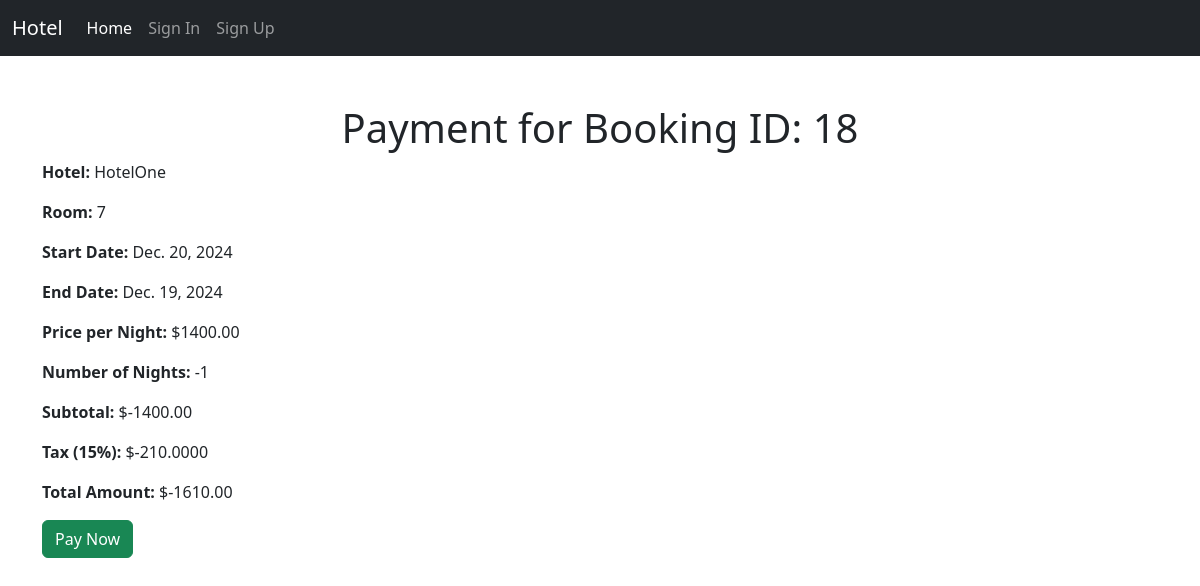
Screenshot of /pay-booking/18/ with the database file from the repository.
### home/models.py (models this page shows, shortened)
class Booking(models.Model):
    class StatusChoices(models.TextChoices):
        PENDING = 'Pending'
        CONFIRMED = 'Confirmed'
        COMPLETED = 'Completed'
        CANCELED = 'Canceled'
    """Booking Model"""
    customer = models.ForeignKey(Customer, on_delete=models.CASCADE, related_name='bookings')
    hotel = models.ForeignKey(Hotel, on_delete=models.CASCADE, related_name='bookings')
    room = models.ForeignKey(Room,on_delete=models.CASCADE , related_name='bookings')
    tax  = models.ForeignKey(Taxes,on_delete=models.CASCADE,related_name='bookings')
    status = models.CharField(max_length=100 , choices=StatusChoices.choices)
    start_date = models.DateField()
    end_date = models.DateField()

class Hotel(models.Model):
    location = models.ForeignKey('home.Location', on_delete=models.CASCADE)
    name            = models.CharField(max_length=100 , unique=True)
    stars           = models.PositiveSmallIntegerField(validators=[MinValueValidator(1),MaxValueValidator(5)])
    is_suspended    = models.BooleanField(default=False)
    is_premium      = models.BooleanField(default=False)
    room_count      = models.PositiveIntegerField(default=0)

class Room(models.Model):
    class RoomType(models.TextChoices):
        STANDARD = 'Standard'
        SUPERIOR = 'Superior'
        DELUXE = 'Deluxe'
        SUITE = 'Suite'
        FAMILY = 'Family'
    hotel = models.ForeignKey(Hotel, on_delete=models.CASCADE, related_name='rooms')
    amenities = models.ManyToManyField(Amenity, related_name='room', blank=True)  # Many-to-many relation to Amenity
    room_number = models.IntegerField(default=0)
    is_Booked = models.BooleanField(default=False)
    room_type = models.CharField(max_length=100, choices=RoomType.choices)
    price_per_night = models.DecimalField(decimal_places=2, max_digits=10 ,  validators=[MinValueValidator(Decimal('0.01'))])

class Taxes(models.Model):
    percentage  =   models.PositiveSmallIntegerField()
    description =   models.CharField(max_length=100)

### home/views.py (the view, shortened to what this page needs)
# urls.py: path('pay-booking/<int:booking_id>/', views.pay_booking, name='pay_booking'),
def pay_booking(request, booking_id):
    booking = get_object_or_404(Booking, id=booking_id)
    start_date = booking.start_date
    end_date = booking.end_date
    num_nights = (end_date - start_date).days
    tax_rate = booking.tax.percentage if booking.tax else 0
    price_per_night = booking.room.price_per_night
    sub_total = num_nights * price_per_night
    tax = sub_total * (tax_rate/Decimal(100))
    total = sub_total + tax
    return render(request, 'home/pay_booking.html', {
        'booking': booking,
        'num_nights': num_nights,
        'price_per_night': price_per_night,
        'sub_total': sub_total,
        'tax': tax,
        'total': total,
    })

### templates/home/pay_booking.html (shortened to what this page needs)
{% extends 'home/base.html' %}
{% block body %}
<main class="container mt-5">
    <h1 class="text-center">Payment for Booking ID: {{ booking.id }}</h1>
    <p><strong>Hotel:</strong> {{ booking.hotel.name }}</p>
    <p><strong>Room:</strong> {{ booking.room.room_number }}</p>
    <p><strong>Start Date:</strong> {{ booking.start_date }}</p>
    <p><strong>End Date:</strong> {{ booking.end_date }}</p>
    <p><strong>Price per Night:</strong> ${{ price_per_night }}</p>
    <p><strong>Number of Nights:</strong> {{ num_nights }}</p>
    <p><strong>Subtotal:</strong> ${{ sub_total }}</p>
    <p><strong>Tax ({{ booking.tax.percentage }}%):</strong> ${{ tax }}</p>
    <p><strong>Total Amount:</strong> ${{ total|floatformat:2 }}</p>
    <form method="POST">
        <button type="submit" class="btn btn-success">Pay Now</button>
    </form>
</main>
{% endblock body %}

### rows the page displays
Booking: id "18", hotel.name "HotelOne", room.room_number "7", start_date "Dec. 20, 2024", end_date "Dec. 19, 2024", tax.percentage "15"
Room: price_per_night "1400.00"

### other values shown
{{ num_nights }} "-1"
{{ sub_total }} "-1400.00"
{{ tax }} "-210.0000"
{{ total|floatformat:2 }} "-1610.00"
